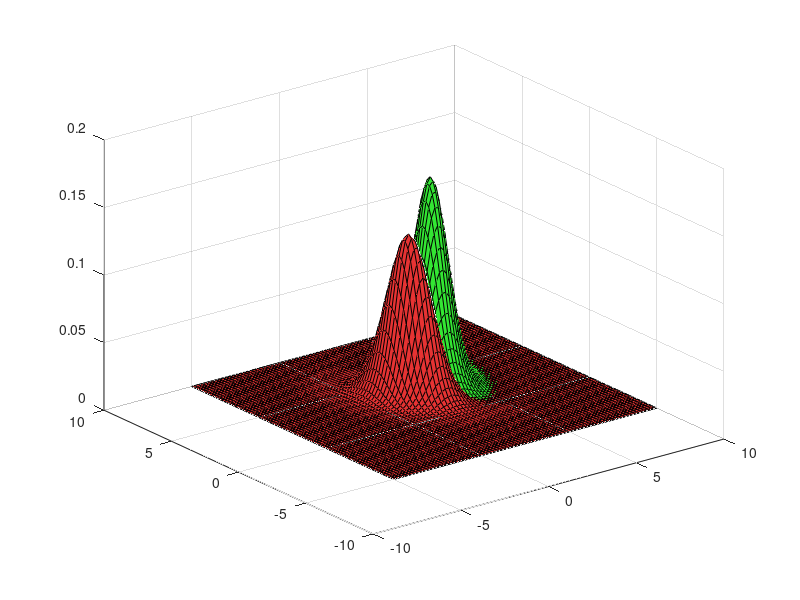

Source code (MATLAB): (Note: this script raises an error after producing the figure.)
clear all; close all; clc;
%Natural parameters
mu1 = [2; 3];
sigma1 = [2 0.5; 0.5 1];
mu2 = [4; 4];
sigma2 = [1.5 -0.3; -0.3 0.8];

%Gaussians as anonymous functions 
gauss1 = @(x1, x2) exp(-0.5*([x1;x2]-mu1)'*sigma1*([x1;x2]-mu1))/(2*pi*sqrt(det(sigma1)));
gauss2 = @(x1, x2) exp(-0.5*([x1;x2]-mu2)'*sigma2*([x1;x2]-mu2))/(2*pi*sqrt(det(sigma2)));

[x1, x2] = meshgrid(-5:0.2:10); %generate grid
g1 = arrayfun(gauss1, x1, x2); %apply functions to grid points
g2 = arrayfun(gauss2, x1, x2);

figure;
for p1 = [.1, .25, .5, .75, .9]
    p2 = 1 - p1;
    
    surf(x1, x2, g1, 'FaceColor', [0.9 0.2 0.2]);  %plot
    hold on
    surf(x1, x2, g2, 'FaceColor', [0.2 0.9 0.2]);
    
    gdiff = p1 * g1 - p2 * g2; %get difference points
    
    C = contours(x1, x2, gdiff, [0,0]); %get points where contour is zero
    
    %get seperate coordinates of contour
    my_range = 2:107;
    x1s = C(1, my_range);
    x2s = C(2, my_range);

    % Fit a quadratic polynomial to the data
    p = polyfit(x1s, x2s, 2);
    
    % Print the resulting polynomial equation
    fprintf('(p1 = %.2f) The fitted function is: %.2fx^2 + %.2fx + %.2f\n', p1, p(1), p(2), p(3));
    
    %interporlate contour on gaussian 1
    boundry = interp2(x1, x2, g1, x1s, x2s);
    
    %plot it
    line(x1s, x2s, boundry, 'Color', 'k', 'LineWidth', 2);
end

fprintf("\nProgram paused. Press enter to continue.\n\n")
pause;
clear all;

%Natural parameters
sigma = [1.2 .4; .4 1.2];
mu1 = [2; 3];
sigma1 = sigma;
mu2 = [4; 4];
sigma2 = sigma;

%Gaussians as anonymous functions 
gauss1 = @(x1, x2) exp(-0.5*([x1;x2]-mu1)'*sigma1*([x1;x2]-mu1))/(2*pi*sqrt(det(sigma1)));
gauss2 = @(x1, x2) exp(-0.5*([x1;x2]-mu2)'*sigma2*([x1;x2]-mu2))/(2*pi*sqrt(det(sigma2)));

[x1, x2] = meshgrid(-5:0.2:10); %generate grid
g1 = arrayfun(gauss1, x1, x2); %apply functions to grid points
g2 = arrayfun(gauss2, x1, x2);

figure;
for p1 = [.1, .25, .5, .75, .9]
    p2 = 1 - p1;
    
    surf(x1, x2, g1, 'FaceColor', [0.9 0.2 0.2]);  %plot
    hold on
    surf(x1, x2, g2, 'FaceColor', [0.2 0.9 0.2]);
    
    gdiff = p1 * g1 - p2 * g2; %get difference points
    
    C = contours(x1, x2, gdiff, [0,0]); %get points where contour is zero
    
    %get seperate coordinates of contour
    x1s = C(1, 2:end);
    x2s = C(2, 2:end);
    
    % Fit a quadratic polynomial to the data
    p = polyfit(x1s, x2s, 1);
    
    % Print the resulting polynomial equation
    fprintf('(p1 = %.2f) The fitted function is: %.2fx + %.2f\n', p1, p(1), p(2));

    %interporlate contour on gaussian 1
    boundry = interp2(x1, x2, g1, x1s, x2s);
    
    %plot it
    line(x1s, x2s, boundry, 'Color', 'k', 'LineWidth', 2);
end

%saving_figs('C:\\Users\\harilaos\\Desktop\\1\\SMAP-proj1\\exercise1_4\\images');
